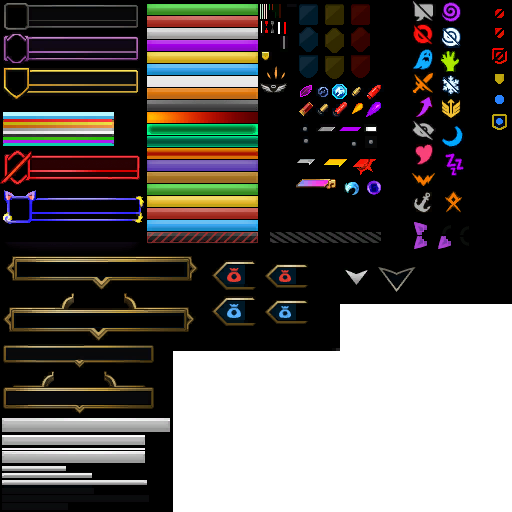
#> input picture python_backend/src/assets/images/health_bars/spotlight_health_bar_atlas.png, 512 x 512 px
$ python extract_features.py --img spotlight_health_bar_atlas.png --out out.png
#> lines starting #> are read from the running program, lines starting #| are printed output that depends on the picture; after the words box and inside, x2 and y2 are one past the last pixel; in counts of white or black regions, pixels touching at a corner belong together
#!/usr/bin/env python3
# extract_red_health_features.py
"""
Extrae características básicas de red_health.png y las guarda en JSON.

Uso:
    python extract_red_health_features.py \
        --img   assets/images/health_bars/red_health.png \
        --out   output/red_health_features.json
"""
from __future__ import annotations
import argparse, json
from pathlib import Path

import cv2
import numpy as np

# ────────────────────────── utilidades color ──────────────────────────
def hsv_stats(img_hsv: np.ndarray, mask: np.ndarray):
    masked = img_hsv[mask > 0]
    out    = {}
    for i, ch in enumerate("hsv"):
        arr = masked[:, i].astype(np.float32)
        out[f"{ch}_mean"] = float(arr.mean())
        out[f"{ch}_std"]  = float(arr.std())
    return out

def hsv_histogram(img_hsv: np.ndarray, mask: np.ndarray, bins=8):
    h, s, v = cv2.split(img_hsv)
    sample  = np.stack([h[mask > 0], s[mask > 0], v[mask > 0]], axis=1)
    hist, _ = np.histogramdd(
        sample,
        bins=(bins, bins, bins),
        range=((0, 180), (0, 256), (0, 256)),
        density=True,
    )
    return hist.flatten().round(6).tolist()

# ────────────────────────── utilidades ORB ────────────────────────────
def orb_signature(img_bgr: np.ndarray, mask: np.ndarray, max_kp=128):
    orb = cv2.ORB_create(max_kp)
    kp, des = orb.detectAndCompute(img_bgr, mask)
    if des is None:
        return [], []
    pts = [(int(k.pt[0]), int(k.pt[1]), k.size, k.angle) for k in kp]
    return pts, des.astype(int).tolist()

# ───────────────────────────── main ─────────────────────────────
def main():
    ap = argparse.ArgumentParser()
    ap.add_argument("--img",  required=True, help="ruta a red_health.png")
    ap.add_argument("--out",  required=True, help="JSON de salida")
    ap.add_argument("--auxdir", default="output", help="carpeta para miniaturas/máscara")
    args = ap.parse_args()

    img_path = Path(args.img)
    out_path = Path(args.out)
    aux_dir  = Path(args.auxdir); aux_dir.mkdir(exist_ok=True)

    img_bgr = cv2.imread(str(img_path))
#> img_bgr is the input picture: shape (512, 512, 3); mean B, G, R 86.1, 88.9, 93.1
    if img_bgr is None:
        raise FileNotFoundError(img_path)

    h, w = img_bgr.shape[:2]
#> h = 512; w = 512
    hsv  = cv2.cvtColor(img_bgr, cv2.COLOR_BGR2HSV)
#> hsv: shape (512, 512, 3); mean H, S, V 22.2, 47.4, 100.8

    # Máscara rápida del rojo: H 0–10 ∪ 170–180 con S,V > 50
    mask = cv2.inRange(hsv, (0, 50, 50), (10, 255, 255))
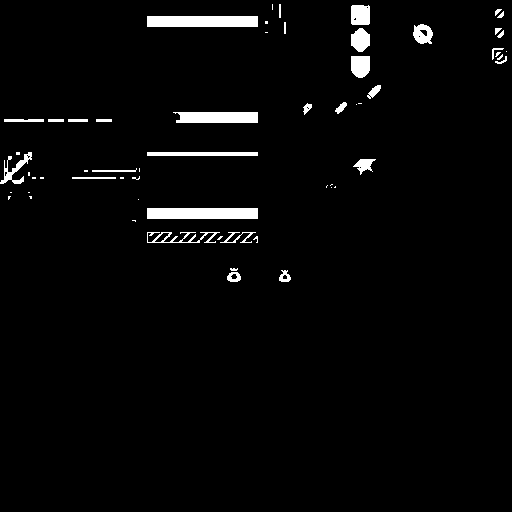
#> mask: shape (512, 512); 2.8% white; 60 white regions (29 under 20 px), largest, box (x1, y1, x2, y2) and area: (147, 16, 258, 27) 1221, (147, 208, 258, 219) 1221, (173, 112, 258, 123) 881
    mask |= cv2.inRange(hsv, (170, 50, 50), (180, 255, 255))
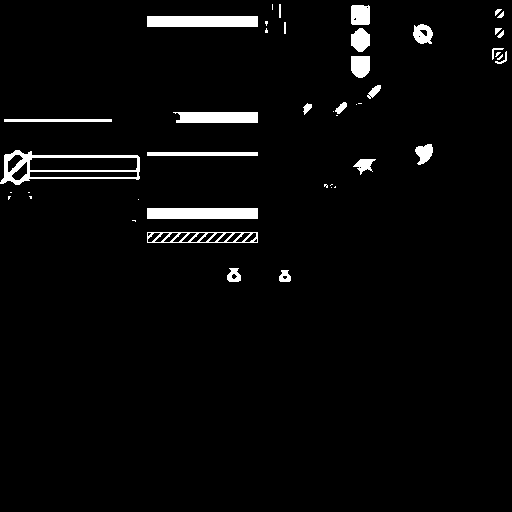
#> mask: shape (512, 512); 3.3% white; 45 white regions (19 under 20 px), largest, box (x1, y1, x2, y2) and area: (0, 150, 140, 185) 1364, (147, 16, 258, 27) 1221, (147, 208, 258, 219) 1221
    mask  = cv2.morphologyEx(mask, cv2.MORPH_CLOSE, np.ones((3, 3), np.uint8))
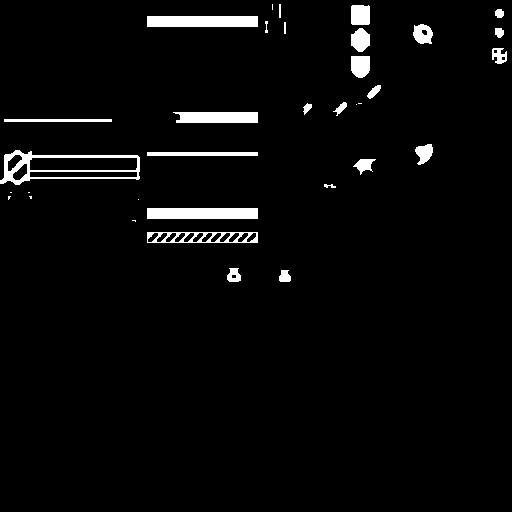
#> mask: shape (512, 512); 3.4% white; 34 white regions (9 under 20 px), largest, box (x1, y1, x2, y2) and area: (0, 150, 140, 185) 1375, (147, 16, 258, 27) 1221, (147, 208, 258, 219) 1221

    # Bounding box y geometría
    ys, xs = np.where(mask > 0)
#> ys = 8889 values from 4 to 281; xs = 8889 values, max 506 at index 2484, min 0 at index 6613, mean 228.7
    x0, y0, x1, y1 = int(xs.min()), int(ys.min()), int(xs.max()), int(ys.max())
#> x0 = 0; y0 = 4; x1 = 506; y1 = 281
    w_roi, h_roi   = x1 - x0 + 1, y1 - y0 + 1
#> w_roi = 507; h_roi = 278
    ar             = w_roi / h_roi
#> ar = 1.82

    data = {
        "geometry": {
            "full_size": [w, h],
            "bbox": [x0, y0, x1, y1],
            "bbox_wh": [w_roi, h_roi],
            "aspect_ratio": round(ar, 3),
            "area_px": int(mask.sum() / 255),
        },
        "color": {
            **hsv_stats(hsv, mask),
            "hsv_hist_8x8x8": hsv_histogram(hsv, mask),
        },
    }
#> after the loop in hsv_stats, `for i, ch in enumerate("hsv"):`: out = {'h_mean': 28.47, 'h_std': 62.14, 's_mean': 209.7, 's_std': 47.8, 'v_mean': 160.5, 'v_std': 66.11}
#> in hsv_histogram, `h, s, v = cv2.split(img_hsv)`:
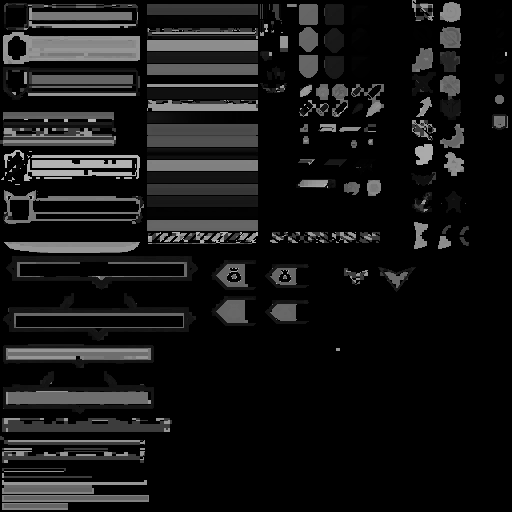
#> h: shape (512, 512); min 0, max 179, mean 22.2
#> in hsv_histogram, `h, s, v = cv2.split(img_hsv)`:
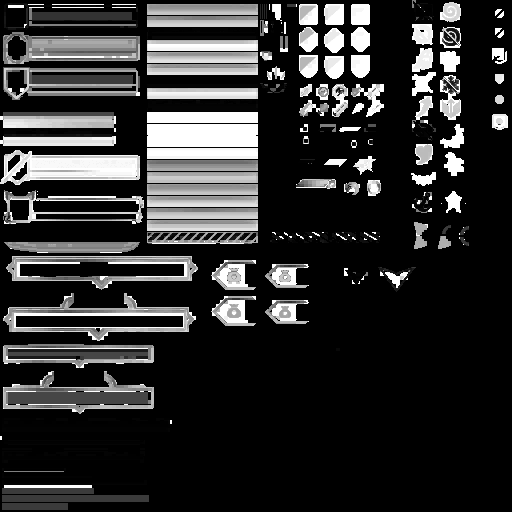
#> s: shape (512, 512); min 0, max 255, mean 47.4
#> in hsv_histogram, `h, s, v = cv2.split(img_hsv)`:
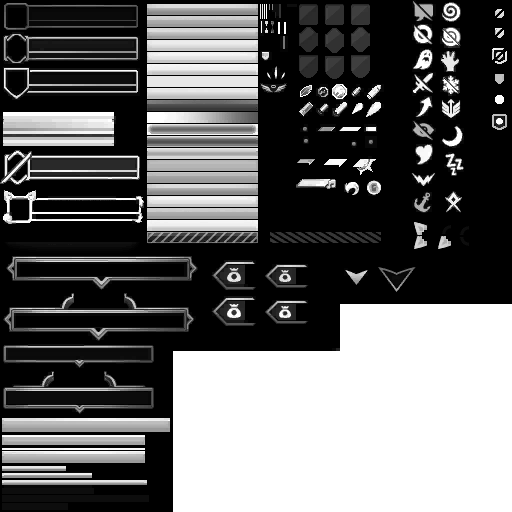
#> v: shape (512, 512); min 0, max 255, mean 100.8

    # ORB keypoints + descriptores
    kp, des = orb_signature(img_bgr, mask)
#> in orb_signature, `kp, des = orb.detectAndCompute(img_bgr, mask)`: kp = 82 keypoints; strongest (x, y, size): (331, 184, 31), (134, 220, 31), (334, 186, 31), (303, 111, 31)
#> in orb_signature, `pts = [(int(k.pt[0]), int(k.pt[1]), k.size, k.angle) for k in kp]`: pts = 82 items, first 6: (416, 149, 31, 18.39), (429, 145, 31, 168.3), (337, 111, 31, 254.1), (303, 111, 31, 309.6), (134, 220, 31, 327.3), (257, 210, 31, 193.4)
#> kp has the same summary as pts in orb_signature; des = 82 items
    data["orb"] = {"keypoints": kp, "descriptors": des}

    # Archivos auxiliares
    thumb     = cv2.resize(img_bgr, (100, int(100 * h / w)), cv2.INTER_AREA)
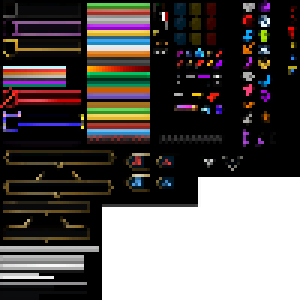
#> thumb: shape (100, 100, 3) (shown 3 times larger); mean B, G, R 84.9, 86.9, 91.8
    mask_rgb  = cv2.cvtColor(mask, cv2.COLOR_GRAY2BGR)
    cv2.imwrite(str(aux_dir / "red_bar_thumb.png"), thumb)
    cv2.imwrite(str(aux_dir / "red_bar_mask.png"),  mask_rgb)

    out_path.parent.mkdir(exist_ok=True)
    out_path.write_text(json.dumps(data, indent=2), encoding="utf-8")

    print("✔ Características guardadas en:", out_path.resolve())
    print("   Miniatura:", aux_dir / "red_bar_thumb.png")
    print("   Máscara  :", aux_dir / "red_bar_mask.png")

if __name__ == "__main__":
    main()
